Frame 1 (no input): blank canvas, image omitted
Frame 60 (the mouse pressed at the canvas centre just before this capture): blank canvas, image omitted
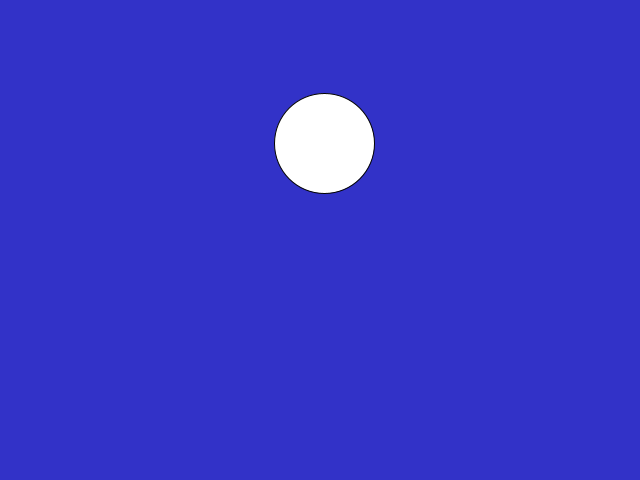
Frame 120 (the mouse held since frame 60 and released just before this capture)

The Processing sketch whose frames 1 and 60 were blank and that drew this single picture after the mouse press (run headless with seeded random() and noise(); from frame 60 on, the mouse is pressed at the canvas centre):

// Processing sketch: globos
// ── globos.pde
class Globo
{
  float x, y,vx,vy;
  Globo (float _x, float _y)
  {
   x=_x;
   y=_y; 
   vx=random(-0.25,0.25);
   vy=random(-2,-0.5);
  }

  void update()
  {
    y+=vy;
    x+=vx;
  }

  void dibujate()
  {
      ellipse(x,y,100,100);
  }
  
}

ArrayList<Globo> globos;


void setup()
{
  size(640,480);
  globos = new ArrayList<Globo>();  
}

void draw()
{
  background(50,50,200);
  for(int i=0;i<globos.size();i++)
  {
    globos.get(i).update();
    globos.get(i).dibujate();
  }
}

void mousePressed()
{
  globos.add(new Globo(mouseX,mouseY));
}
